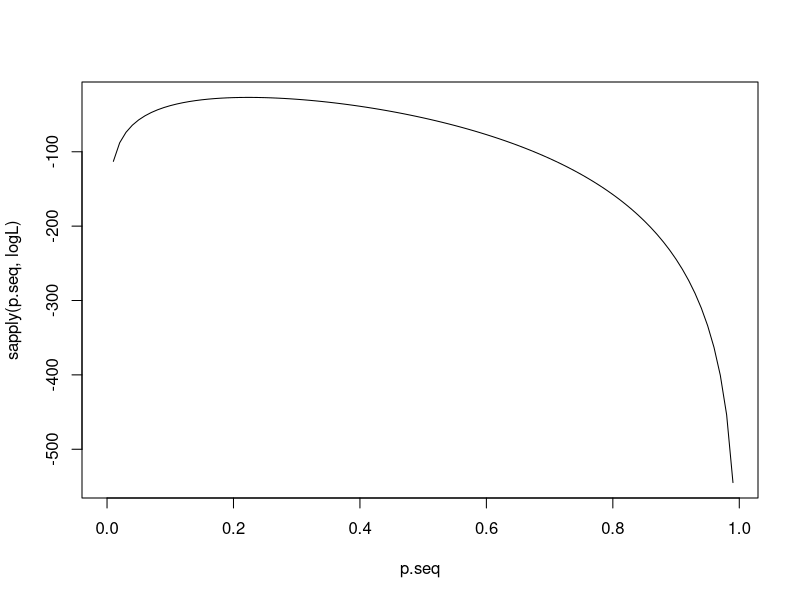
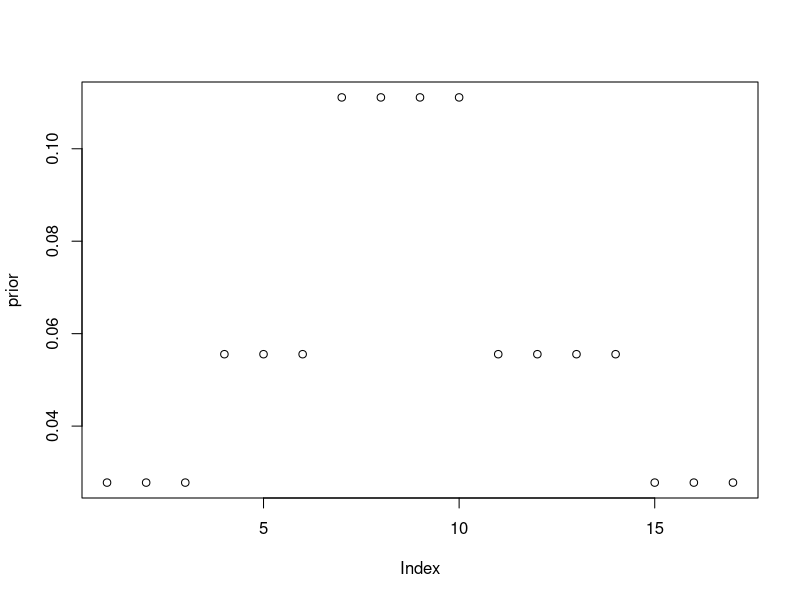
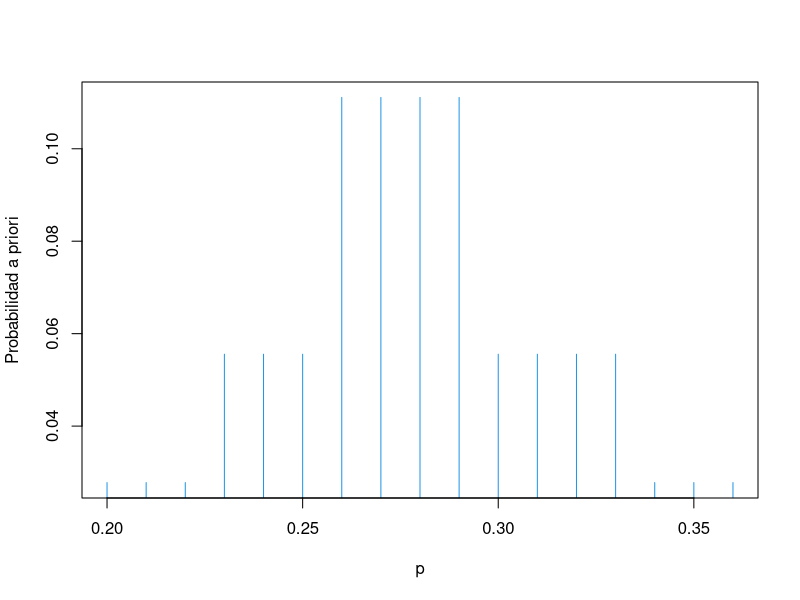
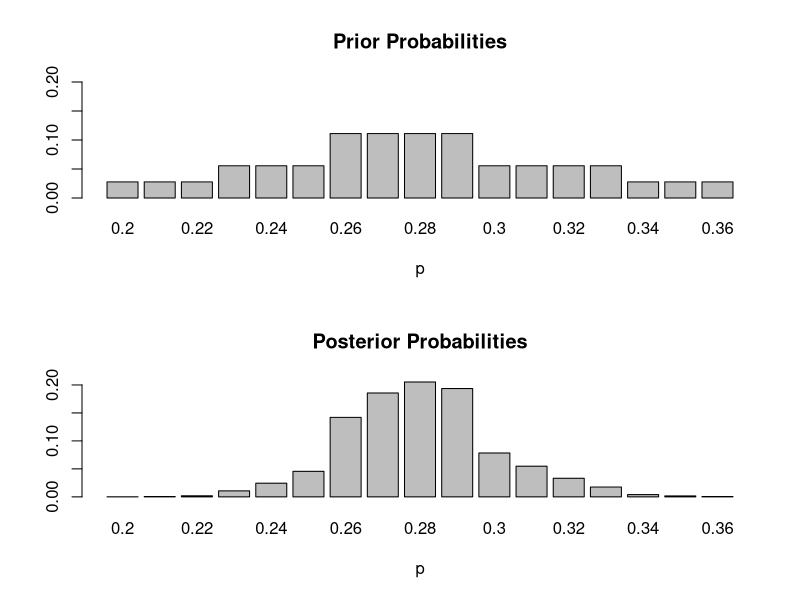
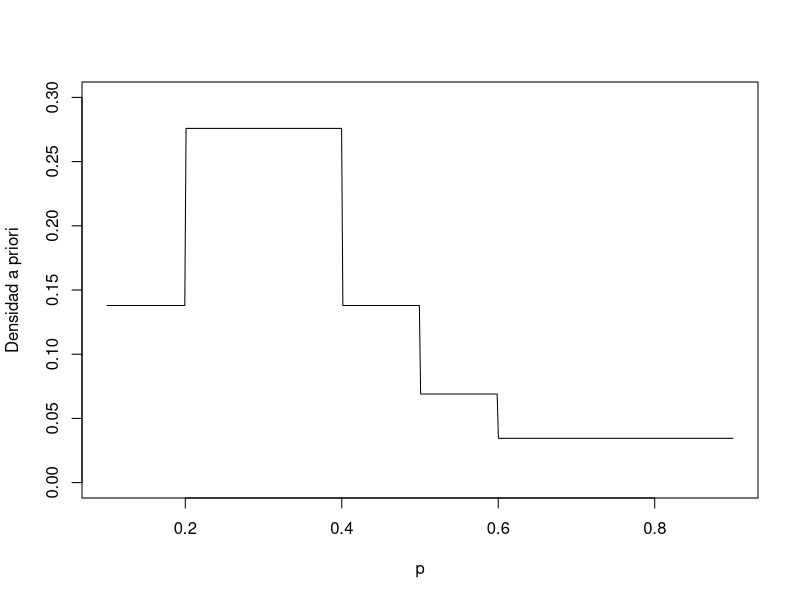
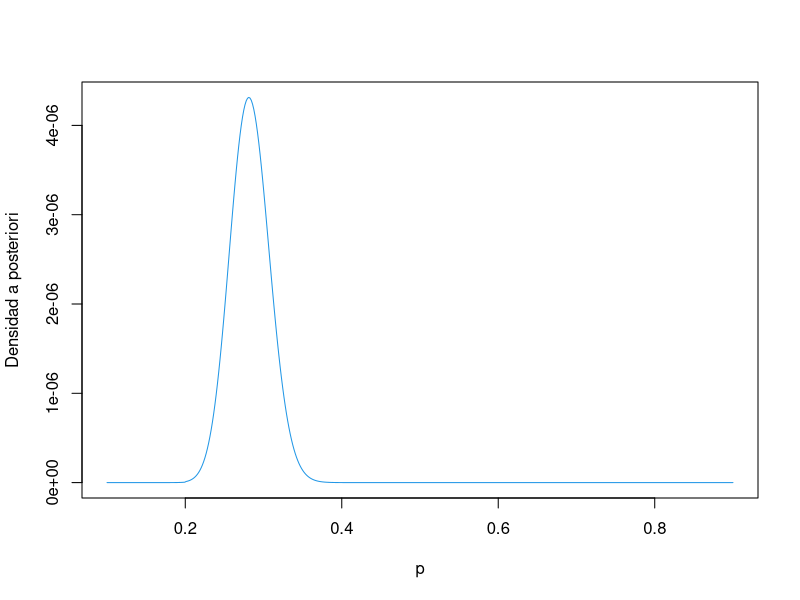
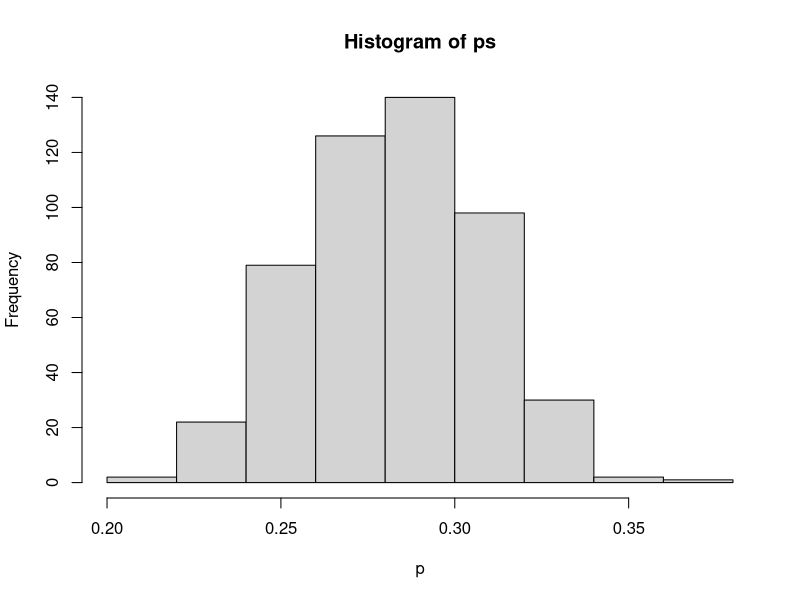
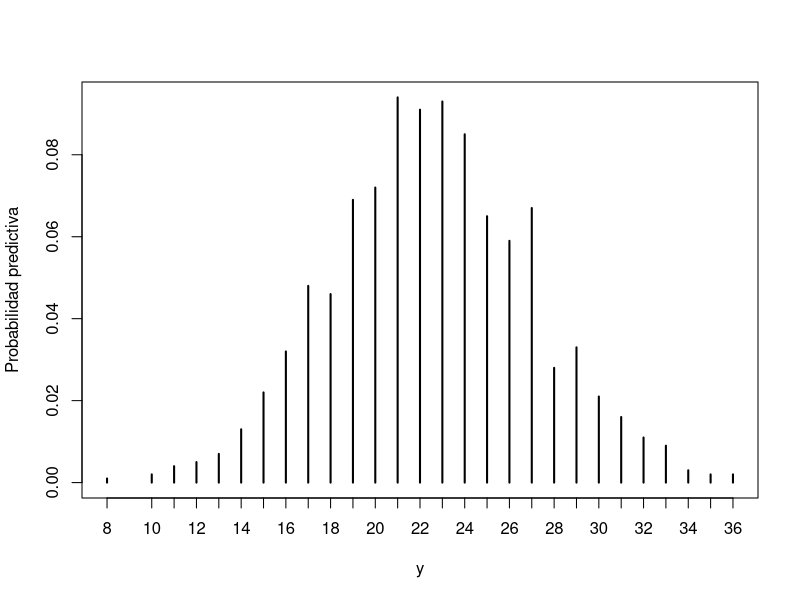

These figures' R source, in order:
#Cálculo de estimador máximo verosímil

#Se hace un experimento con 17 porteros que no se conocen  y se mide el número de veces que
#se les mete gol al hacer 10 tiros a la portería. Basándose en los resultados del siguiente 
#vector de número de goles por portero, proporcionar un estimador de la probabilidad de
#de meter un gol según los resultados del experimento  y del número esperado de goles

#Podemos asumir que la distribución de Y_i=número de goles al portero i corresponde
# a una binomial, Y_i ~ Bin(10,p), con p la probabilidad de éxito (un gol) y que las Y_i
#son independientes pues los jugadores no se conocen (han entrenado juntos), así que
#tenemos una m.a. de binomiales

library(stats)
# MLE for Binomial Distribution. 

#Número de goles por portero
y<-c(1, 5, 1, 2, 2, 2, 4, 3, 4, 3, 2, 1, 2, 3, 1, 1, 1)
y
#Número de tiros por cada portero
n<-rep(10,17) 
n

#La función de verosimilitud de v.a. indep es la suma de
#las distribuciones de cada individuo

# formulation for the log likelihood for the binomial 
logL <- function(p) sum(log(dbinom(y, n, p)))
#Log verosimilitud para una p dada,  0 < p < 1
logL(0.7)

#Plot logL, el eje x es una secuencia de probabilidades de 0 a 0.99 de 1 en 1
p.seq <- seq(0, 0.99, 0.01)
plot(p.seq, sapply(p.seq, logL), type="l")

#Optimum:
optimo<-optimize(logL, lower=0, upper=1, maximum=TRUE)
optimo

#También está disponible la funci\'on mle() de la librería stats

library(stats4)
#datos_aleatorios=rbinom(n=100,size=10,p=0.2)
#datos_aleatorios
#NLogV=function(mu,sigma){-sum(dnorm(y,mu,sigma,log=TRUE))}
mlogL <- function(p){-sum(dbinom(y, n, p,log=TRUE))}
mlogL
mle(mlogL,start=list(p=0.25),nobs = NROW(y))

#Esto indica que la probabilidad que maximiza la función de log verosimilitud es 0.2235
#En otras palabras, según los datos el estimador de la probabilidad de meter un gol
#que tiene más posibilidad de ser observado es de 0.2235

#El número esperado de goles por jugador, corresponde a E[X_i]=10*p, así que podemos estimarlo

#El siguiente sería un estimador máximo verosímil de np, n=10, o sea de la esperanza,
#de acuerdo a la propiedad de invarianza en estimadores máximo verosímiles

10*optimo$maximum

#El número esperado de goles es de 2.23

#La varianza de número de goles por jugador corresponde a V[X_i]=10*p*(1-p)

#El siguiente sería un estimador máximo verosímil de np(1-p), n=10, o sea de la varianza,
#de acuerdo a la propiedad de invarianza en estimadores máximo verosímiles

10*optimo$maximum*(1-optimo$maximum)

##De forma manual se demuestra que el estimador de esta proporción p es (\sum x_i/m)/n con
# m el tamaño de la muestra y n el parámetro de la binomial

#Este coincide con el valor calculado
mean(y)/10


#######Cálculo de la distribución posteriori para una distribución a priori 
###de un parámetro discreto y distribución en los datos (o verosimilitud) también discreta

#One wishes to learn about a baseball player's probability of getting
#a hit p. A reasonable set of probabilities are 0.20, 0.21, ..., 0.36 and assigning to
#these probabilities the corresponding weights 1, 1, 1, 2, 2, 2, 4, 4, 4, 4, 2, 2, 2, 2, 1, 1, 1. In
#R


#options(digits = 4)
# options(width = 60)

#Pesos a cada probabilidad
prior = c(1, 1, 1, 2, 2, 2, 4, 4, 4, 4, 2, 2, 2, 2, 1, 1, 1)
#Secuencia de probabilidades
names(prior) = seq(0.2, 0.36, by = 0.01)
#la distribución a priori es estimada como la frecuencia relativa
prior = prior/sum(prior)
prior

plot(prior)

##Otra opción de gráfico

#valores de p
p = seq(0.2, 0.36, by = 0.01)
plot (p, prior , type ="h", ylab =" Probabilidad a priori ", col =4)

#Observe the player's hitting performance for four periods of 80 at-bats (opportuntities). For
#these four periods, he is 20 for 80, 22 for 80, 19 for 80, and 29 for 80. I

#Si lo pensamos estamos midiendo en cada uno de los 4 periodos el número de veces que
#hay éxito (hit) en n=80 ensayos. Esto corresponde a una v.a. Binomial(80,p)

#Éxitos
y = c(20, 22, 19, 29)
y
#Número de ensayos
n = c(80, 80, 80, 80)
n
#Desde el punto de vista bayesiano, tenemos X_i|p ~ Bin(80,p), i=1,...,4, con p que tiene una distribución
#empírica dada por prior. Esto lo podemos hacer a través de learn Bayes

#Queremos saber cómo se actualiza el parámetro p, después de observar los datos del jugador
#o sea queremos p|x con x=(x_1,...,x_4)

library(LearnBayes)

out = discrete.bayes(dbinom, prior, y, size = n)
#Probabilidades a posteriori
print(out)

#Histograma de la distribución a priori y posteriori (valores guardados en out$prob)
#Vemos cómo la información se actualiza

par(mfrow = c(2, 1))
barplot(prior, main = "Prior Probabilities", xlab = "p", ylim = c(0, 0.2))
barplot(out$prob, main = "Posterior Probabilities", xlab = "p")
par(mfrow = c(1, 1))

#####Cáluclo de una a posteriori cuando los parámetros a priori son continuos
#####y la verosimilitud es discreta
#Establecer la distribución a priori cuando el parámetro asociado es continuo
#a través de generar intervalos de valores del parámetro y posibles pesos en cada intervalo

###Se podría analizar por intervalos también, por ejemplo, supóngase que le damos peso
###a las pobabilidades por intervalos: (0.1,0.2),....,(0.8,0.9)
### con pesos 4; 8; 8; 4; 2; 1; 1; 1; en cada intervalo

#Punto medio de cada intervalo para poder obtener el histograma de 
#con un mejor dibujo
midpt = seq (0.15, 0.85 , by = 0.1)
midpt
#Pesos que a priori conocemos debe tener cada intervalo
prior = c(4, 8, 8, 4, 2, 1, 1, 1)
prior
#Frecuencias relativas por intervalo
prior = prior /sum( prior )
prior
#Histograma de la distribución a priori de p

#Valores que puede tomar p, entre 0.1 a 0.9, 500 valores (dividimos en 500 porque son
#los valroes que se tienen en la instrucción histprior())
p = seq (0.1,0.9, length = 500)
p
plot (p, histprior(p,midpt,prior), type ="l", ylab =" Densidad a priori ", ylim =c(0, .3 ))

###Distribución posterior, es proporcional al producto de la verosimilitud y la densidad a priori

#Verosimilitud, es el producto de las distribuciones binomiales de los 4 periodos

prod=1
for (i in 1:length(y)){
  prod=prod*dbinom(y[i], n[i], p)
}
###Para cada p tenemos un valor
prod

### A mano
#p1=dbinom(y[1], n[1], p)
#p2=dbinom(y[2], n[2], p)
#p3=dbinom(y[3], n[3], p)
#p4=dbinom(y[4], n[4], p)
#p1*p2*p3*p4

#La distribución a posteriori es el producto de la verosimilitud y la priori que obtuvimos a partir
#de las frecuencias relativas del parámetro p cuando viene con intervalos y el peso de cada intervalo

#producto de la verosimilitud
post = prod * histprior (p, midpt , prior )
plot (p, post , type ="l", ylab =" Densidad a posteriori ", col =4)

##Muestra de valores de p de acuerdo a la distribución posterior que obtuvimos

#Distribución empírica
post = post /sum ( post )
#Muestra con remplazo de las p de acuerdo a las probabilidades a posteriori
#obtenidas
ps = sample (p, replace =TRUE , prob = post )
ps
hist (ps , xlab ="p")

###Simulación de valores de y, número de éxitos o hits, de acuerdo a la probabilidad a
#posteriori simuladas (recordar hay 80 ensayos), a esto se le llama predictiva

#Simulamos 1000 observaciones
y = rbinom (1000 , 80, ps)
table (y)
#Frecuencias simuladas del número de hits
freq = table (y)

#Dibujamos la distribución de las predicciones. La moda está en 23 hits

predprob = freq /sum( freq )
predprob
plot (predprob , type ="h",xlab ="y",ylab =" Probabilidad predictiva ")
